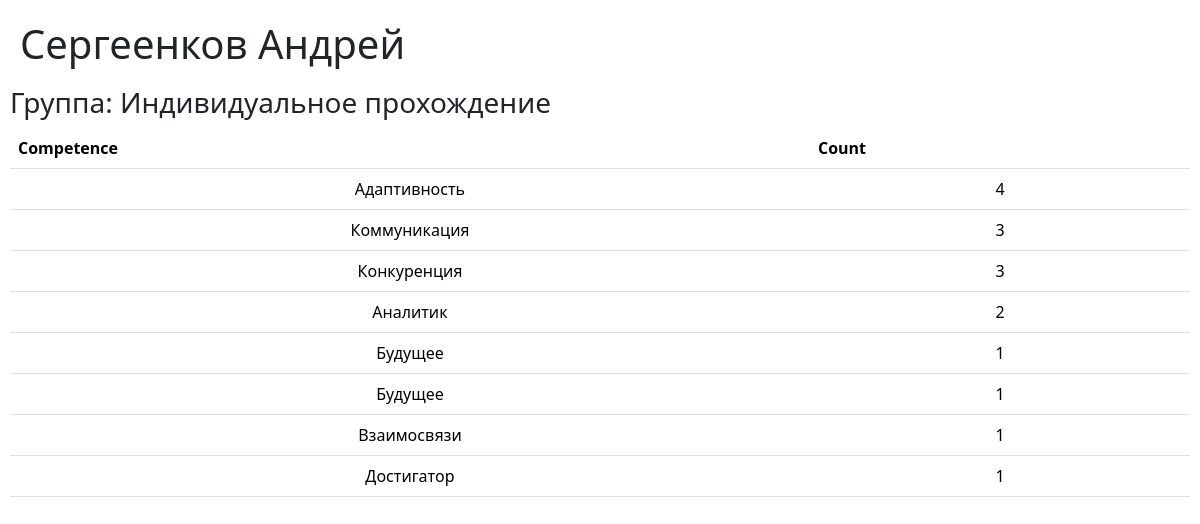
Screenshot of /users/89/ with the database file from the repository.
### questionnaire/models.py (models this page shows, shortened)
class User(models.Model):
    full_name = models.CharField(max_length=100)
    chosen_group = models.ForeignKey('Group', on_delete=models.CASCADE)

class Group(models.Model):
    title = models.CharField(max_length=50)
    users = models.ManyToManyField(User, blank=True)
    show_results = models.BooleanField(default=True)
    def __str__(self):
        return self.title

class UserResult(models.Model):
    user = models.ForeignKey(User,on_delete=models.CASCADE)
    competence_name = models.CharField(max_length=100)
    competence_count = models.IntegerField()

### questionnaire/views.py (the view)
# urls.py: path('users/<int:user_id>/', views.user_detail, name='user_detail'),
def user_detail(request, user_id):
    user = User.objects.get(id=user_id)
    user_results = UserResult.objects.filter(user=user).order_by('-competence_count')
    return render(request, 'user_detail.html', {'user': user, 'user_results': user_results})

### templates/user_detail.html (shortened to what this page needs)
{% load static %}
<!DOCTYPE html>
<html>
<head>
     <link rel="stylesheet" type="text/css" href="{% static 'css/styles.css' %}">
    <link href="https://cdn.jsdelivr.net/npm/bootstrap@5.3.2/dist/css/bootstrap.min.css" rel="stylesheet">
</head>
<body>
    <h1>{{ user.full_name }}</h1>
    <h3>Группа: {{ user.chosen_group }}</h3>
    <table class="table">
            <thead>
                <tr>
                  <th>Competence</th>
                  <th>Count</th>
                </tr>
            </thead>
            <tbody>
            {% for user_result in user_results %}
                  <tr>
                      <td>{{ user_result.competence_name }}</td>
                      <td>{{ user_result.competence_count }}</td>
                  </tr>
            {% endfor %}
            </tbody>
        </table>
</body>
</html>

### static/css/styles.css (style rules this page uses)
body { font-family: 'Roboto', sans-serif; padding: 10px; }
h1 { position: sticky; top: 0; background-color: white; z-index: 999; padding: 10px; }
th { background-color: #f8f9fa; border: 1px solid #dee2e6; text-align: center; }
td { border: 1px solid #dee2e6; text-align: center; padding: 8px; }

### rows the page displays
User: full_name "Сергеенков Андрей", chosen_group "Индивидуальное прохождение"
UserResult: competence_name "Адаптивность", competence_count "4"
UserResult: competence_name "Коммуникация", competence_count "3"
UserResult: competence_name "Конкуренция", competence_count "3"
UserResult: competence_name "Аналитик", competence_count "2"
UserResult: competence_name "Будущее", competence_count "1"
UserResult: competence_name "Будущее", competence_count "1"
UserResult: competence_name "Взаимосвязи", competence_count "1"
UserResult: competence_name "Достигатор", competence_count "1"
